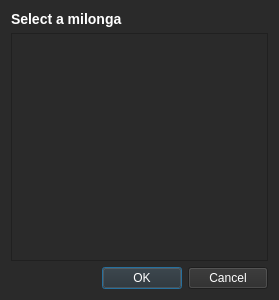
<?xml version="1.0" encoding="UTF-8"?>
<ui version="4.0">
 <class>selectmilonga</class>
 <widget class="QDialog" name="selectmilonga">
  <property name="windowModality">
   <enum>Qt::ApplicationModal</enum>
  </property>
  <property name="geometry">
   <rect>
    <x>0</x>
    <y>0</y>
    <width>279</width>
    <height>300</height>
   </rect>
  </property>
  <property name="windowTitle">
   <string>Dialog</string>
  </property>
  <property name="windowIcon">
   <iconset>
    <normaloff>img/logo-djtango.png</normaloff>img/logo-djtango.png</iconset>
  </property>
  <property name="styleSheet">
   <string notr="true">QDialog{
	background-color: rgb(42,42,42)
}</string>
  </property>
  <layout class="QVBoxLayout" name="verticalLayout">
   <item>
    <widget class="QLabel" name="label">
     <property name="styleSheet">
      <string notr="true">QLabel{
	color: white;
	font-size: 14px;
	font-weight: bold;
}</string>
     </property>
     <property name="text">
      <string>Select a milonga</string>
     </property>
    </widget>
   </item>
   <item>
    <widget class="QListWidget" name="listWidgetMilongas">
     <property name="palette">
      <palette>
       <active>
        <colorrole role="WindowText">
         <brush brushstyle="SolidPattern">
          <color alpha="255">
           <red>255</red>
           <green>255</green>
           <blue>255</blue>
          </color>
         </brush>
        </colorrole>
        <colorrole role="Button">
         <brush brushstyle="SolidPattern">
          <color alpha="255">
           <red>42</red>
           <green>42</green>
           <blue>42</blue>
          </color>
         </brush>
        </colorrole>
        <colorrole role="Text">
         <brush brushstyle="SolidPattern">
          <color alpha="255">
           <red>255</red>
           <green>255</green>
           <blue>255</blue>
          </color>
         </brush>
        </colorrole>
        <colorrole role="ButtonText">
         <brush brushstyle="SolidPattern">
          <color alpha="255">
           <red>255</red>
           <green>255</green>
           <blue>255</blue>
          </color>
         </brush>
        </colorrole>
        <colorrole role="Base">
         <brush brushstyle="SolidPattern">
          <color alpha="255">
           <red>42</red>
           <green>42</green>
           <blue>42</blue>
          </color>
         </brush>
        </colorrole>
        <colorrole role="Window">
         <brush brushstyle="SolidPattern">
          <color alpha="255">
           <red>42</red>
           <green>42</green>
           <blue>42</blue>
          </color>
         </brush>
        </colorrole>
       </active>
       <inactive>
        <colorrole role="WindowText">
         <brush brushstyle="SolidPattern">
          <color alpha="255">
           <red>255</red>
           <green>255</green>
           <blue>255</blue>
          </color>
         </brush>
        </colorrole>
        <colorrole role="Button">
         <brush brushstyle="SolidPattern">
          <color alpha="255">
           <red>42</red>
           <green>42</green>
           <blue>42</blue>
          </color>
         </brush>
        </colorrole>
        <colorrole role="Text">
         <brush brushstyle="SolidPattern">
          <color alpha="255">
           <red>255</red>
           <green>255</green>
           <blue>255</blue>
          </color>
         </brush>
        </colorrole>
        <colorrole role="ButtonText">
         <brush brushstyle="SolidPattern">
          <color alpha="255">
           <red>255</red>
           <green>255</green>
           <blue>255</blue>
          </color>
         </brush>
        </colorrole>
        <colorrole role="Base">
         <brush brushstyle="SolidPattern">
          <color alpha="255">
           <red>42</red>
           <green>42</green>
           <blue>42</blue>
          </color>
         </brush>
        </colorrole>
        <colorrole role="Window">
         <brush brushstyle="SolidPattern">
          <color alpha="255">
           <red>42</red>
           <green>42</green>
           <blue>42</blue>
          </color>
         </brush>
        </colorrole>
       </inactive>
       <disabled>
        <colorrole role="WindowText">
         <brush brushstyle="SolidPattern">
          <color alpha="255">
           <red>255</red>
           <green>255</green>
           <blue>255</blue>
          </color>
         </brush>
        </colorrole>
        <colorrole role="Button">
         <brush brushstyle="SolidPattern">
          <color alpha="255">
           <red>42</red>
           <green>42</green>
           <blue>42</blue>
          </color>
         </brush>
        </colorrole>
        <colorrole role="Text">
         <brush brushstyle="SolidPattern">
          <color alpha="255">
           <red>255</red>
           <green>255</green>
           <blue>255</blue>
          </color>
         </brush>
        </colorrole>
        <colorrole role="ButtonText">
         <brush brushstyle="SolidPattern">
          <color alpha="255">
           <red>255</red>
           <green>255</green>
           <blue>255</blue>
          </color>
         </brush>
        </colorrole>
        <colorrole role="Base">
         <brush brushstyle="SolidPattern">
          <color alpha="255">
           <red>42</red>
           <green>42</green>
           <blue>42</blue>
          </color>
         </brush>
        </colorrole>
        <colorrole role="Window">
         <brush brushstyle="SolidPattern">
          <color alpha="255">
           <red>42</red>
           <green>42</green>
           <blue>42</blue>
          </color>
         </brush>
        </colorrole>
       </disabled>
      </palette>
     </property>
     <property name="styleSheet">
      <string notr="true">QListWidget{
	background-color: rgb(42,42,42);
	color: white;
	
}

QListWidget::item:selected {
	background-color: rgb(160,52,77);
}</string>
     </property>
    </widget>
   </item>
   <item>
    <widget class="QDialogButtonBox" name="buttonBox">
     <property name="palette">
      <palette>
       <active>
        <colorrole role="Base">
         <brush brushstyle="SolidPattern">
          <color alpha="255">
           <red>42</red>
           <green>42</green>
           <blue>42</blue>
          </color>
         </brush>
        </colorrole>
        <colorrole role="Window">
         <brush brushstyle="SolidPattern">
          <color alpha="255">
           <red>42</red>
           <green>42</green>
           <blue>42</blue>
          </color>
         </brush>
        </colorrole>
       </active>
       <inactive>
        <colorrole role="Base">
         <brush brushstyle="SolidPattern">
          <color alpha="255">
           <red>42</red>
           <green>42</green>
           <blue>42</blue>
          </color>
         </brush>
        </colorrole>
        <colorrole role="Window">
         <brush brushstyle="SolidPattern">
          <color alpha="255">
           <red>42</red>
           <green>42</green>
           <blue>42</blue>
          </color>
         </brush>
        </colorrole>
       </inactive>
       <disabled>
        <colorrole role="Base">
         <brush brushstyle="SolidPattern">
          <color alpha="255">
           <red>42</red>
           <green>42</green>
           <blue>42</blue>
          </color>
         </brush>
        </colorrole>
        <colorrole role="Window">
         <brush brushstyle="SolidPattern">
          <color alpha="255">
           <red>42</red>
           <green>42</green>
           <blue>42</blue>
          </color>
         </brush>
        </colorrole>
       </disabled>
      </palette>
     </property>
     <property name="styleSheet">
      <string notr="true">QPushButton {
	background-color: #2a2a2a;
	color: white;
}</string>
     </property>
     <property name="orientation">
      <enum>Qt::Horizontal</enum>
     </property>
     <property name="standardButtons">
      <set>QDialogButtonBox::Cancel|QDialogButtonBox::Ok</set>
     </property>
    </widget>
   </item>
  </layout>
 </widget>
 <resources/>
 <connections>
  <connection>
   <sender>buttonBox</sender>
   <signal>accepted()</signal>
   <receiver>selectmilonga</receiver>
   <slot>accept()</slot>
   <hints>
    <hint type="sourcelabel">
     <x>248</x>
     <y>254</y>
    </hint>
    <hint type="destinationlabel">
     <x>157</x>
     <y>274</y>
    </hint>
   </hints>
  </connection>
  <connection>
   <sender>buttonBox</sender>
   <signal>rejected()</signal>
   <receiver>selectmilonga</receiver>
   <slot>reject()</slot>
   <hints>
    <hint type="sourcelabel">
     <x>316</x>
     <y>260</y>
    </hint>
    <hint type="destinationlabel">
     <x>286</x>
     <y>274</y>
    </hint>
   </hints>
  </connection>
 </connections>
</ui>
